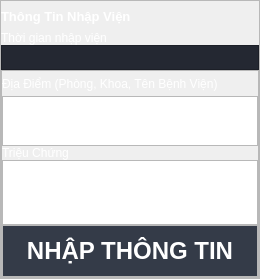
                  <widget class="QFrame" name="frame_HospitalizeInfor_inputMenu">
                   <property name="frameShape">
                    <enum>QFrame::StyledPanel</enum>
                   </property>
                   <property name="frameShadow">
                    <enum>QFrame::Raised</enum>
                   </property>
                   <layout class="QVBoxLayout" name="verticalLayout_9">
                    <property name="spacing">
                     <number>0</number>
                    </property>
                    <property name="leftMargin">
                     <number>0</number>
                    </property>
                    <property name="topMargin">
                     <number>0</number>
                    </property>
                    <property name="rightMargin">
                     <number>0</number>
                    </property>
                    <property name="bottomMargin">
                     <number>0</number>
                    </property>
                    <item>
                     <widget class="QLabel" name="label_HospitalizeInfor_inputMenu">
                      <property name="minimumSize">
                       <size>
                        <width>0</width>
                        <height>30</height>
                       </size>
                      </property>
                      <property name="maximumSize">
                       <size>
                        <width>16777215</width>
                        <height>40</height>
                       </size>
                      </property>
                      <property name="font">
                       <font>
                        <family>Segoe UI</family>
                        <pointsize>10</pointsize>
                        <weight>75</weight>
                        <bold>true</bold>
                       </font>
                      </property>
                      <property name="styleSheet">
                       <string notr="true">color: rgb(255, 255, 255);</string>
                      </property>
                      <property name="text">
                       <string>Thông Tin Nhập Viện</string>
                      </property>
                     </widget>
                    </item>
                    <item>
                     <widget class="QLabel" name="label_HospitalizeTime_inputMenu">
                      <property name="maximumSize">
                       <size>
                        <width>16777215</width>
                        <height>25</height>
                       </size>
                      </property>
                      <property name="font">
                       <font>
                        <family>Segoe UI</family>
                       </font>
                      </property>
                      <property name="styleSheet">
                       <string notr="true">color: rgb(255, 255, 255);</string>
                      </property>
                      <property name="text">
                       <string>Thời gian nhập viện</string>
                      </property>
                     </widget>
                    </item>
                    <item>
                     <widget class="QFrame" name="frame_HospitalizeTime_inputMenu">
                      <property name="minimumSize">
                       <size>
                        <width>0</width>
                        <height>25</height>
                       </size>
                      </property>
                      <property name="maximumSize">
                       <size>
                        <width>16777215</width>
                        <height>25</height>
                       </size>
                      </property>
                      <property name="styleSheet">
                       <string notr="true">background-color: rgb(36, 40, 50);</string>
                      </property>
                      <property name="frameShape">
                       <enum>QFrame::StyledPanel</enum>
                      </property>
                      <property name="frameShadow">
                       <enum>QFrame::Raised</enum>
                      </property>
                      <layout class="QHBoxLayout" name="horizontalLayout_8">
                       <property name="spacing">
                        <number>0</number>
                       </property>
                       <property name="leftMargin">
                        <number>0</number>
                       </property>
                       <property name="topMargin">
                        <number>0</number>
                       </property>
                       <property name="rightMargin">
                        <number>0</number>
                       </property>
                       <property name="bottomMargin">
                        <number>0</number>
                       </property>
                       <item>
                        <widget class="QLabel" name="label_HospitalizeTimeInfor_inputMenu">
                         <property name="font">
                          <font>
                           <family>Segoe UI</family>
                          </font>
                         </property>
                         <property name="styleSheet">
                          <string notr="true">color: rgb(255, 255, 255);</string>
                         </property>
                         <property name="text">
                          <string/>
                         </property>
                        </widget>
                       </item>
                       <item>
                        <widget class="QPushButton" name="btn_HospitalizeTime_inputMenu">
                         <property name="minimumSize">
                          <size>
                           <width>25</width>
                           <height>25</height>
                          </size>
                         </property>
                         <property name="maximumSize">
                          <size>
                           <width>25</width>
                           <height>25</height>
                          </size>
                         </property>
                         <property name="styleSheet">
                          <string notr="true">QPushButton {	
	border: none;
	background-color: transparent;
}
QPushButton:hover {
	background-color: rgb(52, 59, 72);
}
QPushButton:pressed {	
	background-color: rgb(85, 170, 255);
}</string>
                         </property>
                         <property name="text">
                          <string/>
                         </property>
                         <property name="icon">
                          <iconset resource="../resource.qrc">
                           <normaloff>:/24x24/icons/24x24/cil-view-module.png</normaloff>:/24x24/icons/24x24/cil-view-module.png</iconset>
                         </property>
                        </widget>
                       </item>
                      </layout>
                     </widget>
                    </item>
                    <item>
                     <widget class="QFrame" name="frame_Location_inputMenu">
                      <property name="frameShape">
                       <enum>QFrame::StyledPanel</enum>
                      </property>
                      <property name="frameShadow">
                       <enum>QFrame::Raised</enum>
                      </property>
                      <layout class="QVBoxLayout" name="verticalLayout_10">
                       <property name="spacing">
                        <number>0</number>
                       </property>
                       <property name="leftMargin">
                        <number>0</number>
                       </property>
                       <property name="topMargin">
                        <number>0</number>
                       </property>
                       <property name="rightMargin">
                        <number>0</number>
                       </property>
                       <property name="bottomMargin">
                        <number>0</number>
                       </property>
                       <item>
                        <widget class="QLabel" name="label_HospitalizeLocation_inputMenu">
                         <property name="minimumSize">
                          <size>
                           <width>0</width>
                           <height>25</height>
                          </size>
                         </property>
                         <property name="maximumSize">
                          <size>
                           <width>16777215</width>
                           <height>25</height>
                          </size>
                         </property>
                         <property name="font">
                          <font>
                           <family>Segoe UI</family>
                          </font>
                         </property>
                         <property name="styleSheet">
                          <string notr="true">color: rgb(255, 255, 255);</string>
                         </property>
                         <property name="text">
                          <string>Địa Điểm (Phòng, Khoa, Tên Bệnh Viện)</string>
                         </property>
                        </widget>
                       </item>
                       <item>
                        <widget class="QTextEdit" name="textbox_HospitalizeLocation_inputMenu">
                         <property name="maximumSize">
                          <size>
                           <width>16777215</width>
                           <height>50</height>
                          </size>
                         </property>
                         <property name="styleSheet">
                          <string notr="true">color: rgb(255, 255, 255);</string>
                         </property>
                        </widget>
                       </item>
                       <item>
                        <widget class="QLabel" name="label_PreSymptom_inputMenu">
                         <property name="maximumSize">
                          <size>
                           <width>16777215</width>
                           <height>25</height>
                          </size>
                         </property>
                         <property name="font">
                          <font>
                           <family>Segoe UI</family>
                          </font>
                         </property>
                         <property name="styleSheet">
                          <string notr="true">color: rgb(255, 255, 255);</string>
                         </property>
                         <property name="text">
                          <string>Triệu Chứng</string>
                         </property>
                        </widget>
                       </item>
                       <item>
                        <widget class="QTextEdit" name="textbox_PreSymptom_inputMenu">
                         <property name="maximumSize">
                          <size>
                           <width>16777215</width>
                           <height>65</height>
                          </size>
                         </property>
                         <property name="styleSheet">
                          <string notr="true">color: rgb(255, 255, 255);</string>
                         </property>
                        </widget>
                       </item>
                       <item alignment="Qt::AlignBottom">
                        <widget class="QFrame" name="frame_EnterInfor_inputMenu">
                         <property name="minimumSize">
                          <size>
                           <width>100</width>
                           <height>40</height>
                          </size>
                         </property>
                         <property name="maximumSize">
                          <size>
                           <width>16777215</width>
                           <height>16777215</height>
                          </size>
                         </property>
                         <property name="font">
                          <font>
                           <family>Segoe UI</family>
                           <pointsize>14</pointsize>
                           <weight>75</weight>
                           <bold>true</bold>
                          </font>
                         </property>
                         <property name="styleSheet">
                          <string notr="true">border-color: rgb(255, 255, 255);
gridline-color: rgb(255, 255, 255);</string>
                         </property>
                         <property name="frameShape">
                          <enum>QFrame::StyledPanel</enum>
                         </property>
                         <property name="frameShadow">
                          <enum>QFrame::Raised</enum>
                         </property>
                         <layout class="QGridLayout" name="gridLayout">
                          <property name="leftMargin">
                           <number>0</number>
                          </property>
                          <property name="topMargin">
                           <number>0</number>
                          </property>
                          <property name="rightMargin">
                           <number>0</number>
                          </property>
                          <property name="bottomMargin">
                           <number>0</number>
                          </property>
                          <property name="spacing">
                           <number>0</number>
                          </property>
                          <item row="0" column="0">
                           <widget class="QPushButton" name="btn_EnterInfor_inputMenu">
                            <property name="minimumSize">
                             <size>
                              <width>0</width>
                              <height>50</height>
                             </size>
                            </property>
                            <property name="font">
                             <font>
                              <family>Segoe UI</family>
                              <pointsize>18</pointsize>
                              <weight>75</weight>
                              <bold>true</bold>
                             </font>
                            </property>
                            <property name="styleSheet">
                             <string notr="true">QPushButton {	
	border: none;
	
	color: rgb(255, 255, 255);
	background-color: rgb(52, 59, 72);
}
QPushButton:hover {
	background-color: rgb(52, 59, 72);
}
QPushButton:pressed {	
	background-color: rgb(85, 170, 255);
}</string>
                            </property>
                            <property name="text">
                             <string>NHẬP THÔNG TIN</string>
                            </property>
                            <property name="iconSize">
                             <size>
                              <width>50</width>
                              <height>35</height>
                             </size>
                            </property>
                           </widget>
                          </item>
                         </layout>
                        </widget>
                       </item>
                      </layout>
                     </widget>
                    </item>
                   </layout>
                  </widget>
